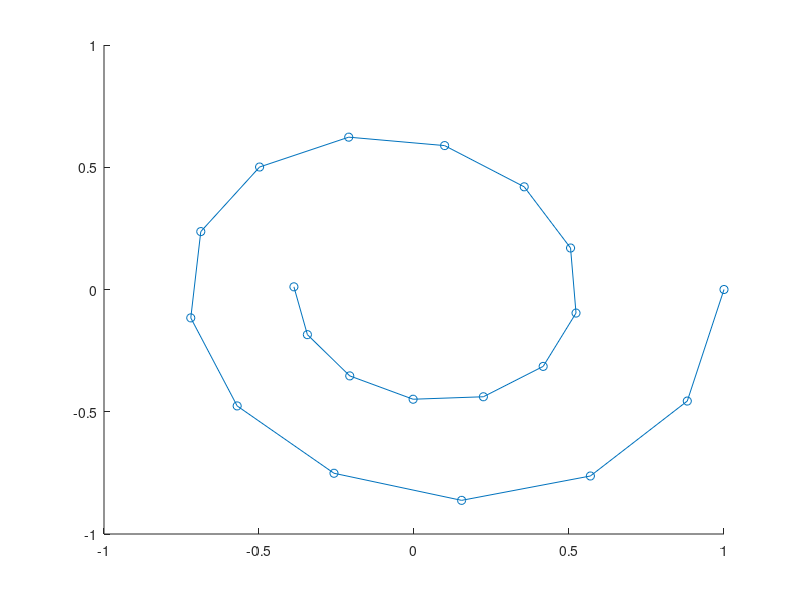

This chart was generated by the following MATLAB code: (Note: this script raises an error after producing the figure.)
%% 2. Explicit integrators

%% 2.a
x0 = [1;0]; % this is a column vector
T_s = 0.5;
k = 0:1:19; % to create an array from 0 to 19
t = k*T_s; % This means that the scalar T_s is multiplied with all entries of k
T = t(end);

%[t,x] = ode45(@(t,x) [x(2); -0.2*x(2) - x(1)] , t, x0);
ode = @(t,x)[x(2); -0.2*x(2) - x(1)];
[t,x] = ode45(ode, t, x0);

figure;
hold on;
plot(x(:,1),x(:,2),'-o');

%% 2.b

x_euler = sim_euler(T,0.125,ode,x0);

x_rk4 = rk4(T, 0.5, ode, x0);

plot(x_euler(:,1),x_euler(:,2), '-ro');
plot(x_rk4(:,1),x_rk4(:,2), '-go');
hold off;

%% 2.c

clear all;

import casadi.*;

T = 19;
DT = 0.5;
N = T/DT;

x = MX.sym('x',1,2);

xdot = [x(2); -0.2*x(2) - x(1)]; % symbolic representation of xdot

% Runge-Kutta4

   
   f = Function('f', {x}, {xdot}); % function for applying xdot
   X0 = MX.sym('X0', 2);
   X = MX.sym('X',N,2);
   X(1,:) = X0;
   %%
   for i=2:N
       k1 = f(X(i,:));
       k2 = f(X(i,:) + DT/2 * k1);
       k3 = f(X(i,:) + DT/2 * k2);
       k4 = f(X(i,:) + DT * k3);
       X(i,:)=X(i-1,:) + DT/6*(k1 +2*k2 +2*k3 +k4);
    end
    F = Function('F', {X0}, {X}, {'x0'}, {'x'});
 
 foo = F('x0', [1;0]);